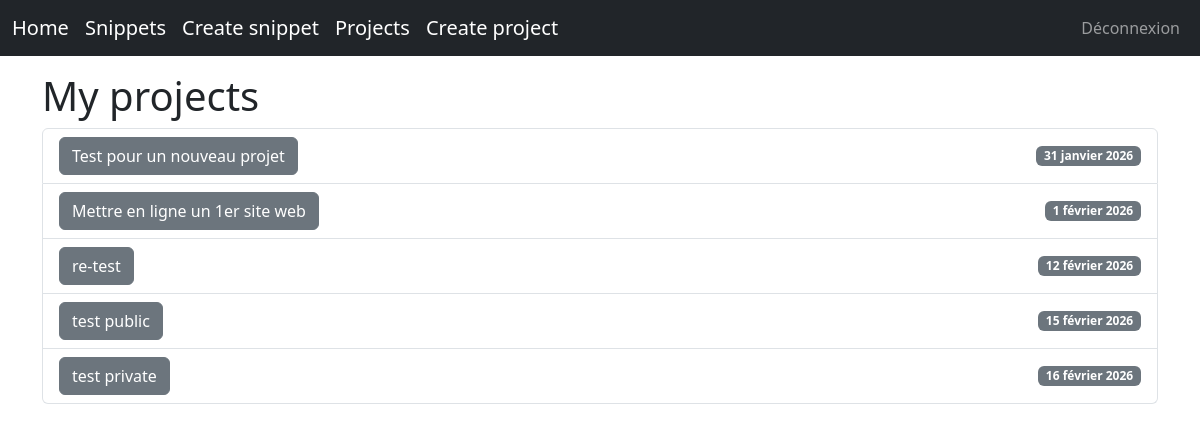
The app's page /tasks/projects/ (signed in) with its own data.
### tasks/models.py (models this page shows, shortened)
class Project(models.Model):
    name = models.CharField(max_length=255)
    description = models.TextField(blank=True, null=True)
    creator = models.ForeignKey(
        settings.AUTH_USER_MODEL,
        on_delete=models.CASCADE,
        related_name="projects"
    )
    slug = models.SlugField(unique=True, blank=True)
    deadline = models.DateField(blank=True, null=True)
    private = models.BooleanField(default=False)
    created_at = models.DateTimeField(auto_now_add=True)
    class Meta:
        ordering = ['deadline', 'name']
    def __str__(self):
        return self.name

### tasks/views.py (the view)
# urls.py: path('projects/', ProjectListView.as_view(), name='project_list'),
class ProjectListView(ListView):
    model = Project
    template_name = 'tasks/project_list.html'
    context_object_name = 'projects'
    def get_queryset(self):
        return Project.objects.filter(creator=self.request.user)
    def dispatch(self, request, *args, **kwargs):
        print("\n====== REQUEST ======")
        print("path:", request.path)
        print("method:", request.method)
        print("kwargs:", self.kwargs)
        print("args:", self.args)
        print("GET:", request.GET)
        print("POST:", request.POST)
        print("user:", request.user)
        print("model:", self.model)
        print("user:", request.user.username)
        print("\n=== ALL REQUEST ===")
        for attr in dir(request):
            if not attr.startswith("_"):
                try:
                    value = getattr(request, attr)
                    print(attr, "=>", type(value))
                except Exception as e:
                    print(attr, "=> ERROR:", e)
        print("=====================\n")
        print("=====================\n")
        print("\n======= FIN =_dict_======")
        """
        for k, v in request.__dict__.items():
            print(k, "=>", type(v), v)
        """
        print("=====================\n")
        return super().dispatch(request, *args, **kwargs)
    def get_context_data(self, **kwargs):
        context = super().get_context_data(**kwargs)
        print("\n====== CONTEXT ======")
        for k, v in context.items():
            print(k, "=>", type(v), v)
        print("=====================\n")
        return context

### tasks/templates/tasks/project_list.html (shortened to what this page needs)
{% extends "base.html" %}
{% block content %}
<h1>My projects</h1>
{% if projects %}
    <ul class="list-group">
        {% for project in projects %}
            <li class="list-group-item d-flex justify-content-between align-items-center">
                <a href="{% url 'project_detail' project.slug %}" class="btn btn-secondary">
                    {{ project.name }}
                </a>
                {% if project.deadline %}
                    <span class="badge bg-secondary">
                        {{ project.deadline }}
                    </span>
                {% endif %}
            </li>
        {% endfor %}
    </ul>
{% else %}
    <p>No project yet.</p>
{% endif %}
{% endblock %}

### records on screen
Project: name "Test pour un nouveau projet", deadline "31 janvier 2026"
Project: name "Mettre en ligne un 1er site web", deadline "1 février 2026"
Project: name "re-test", deadline "12 février 2026"
Project: name "test public", deadline "15 février 2026"
Project: name "test private", deadline "16 février 2026"
